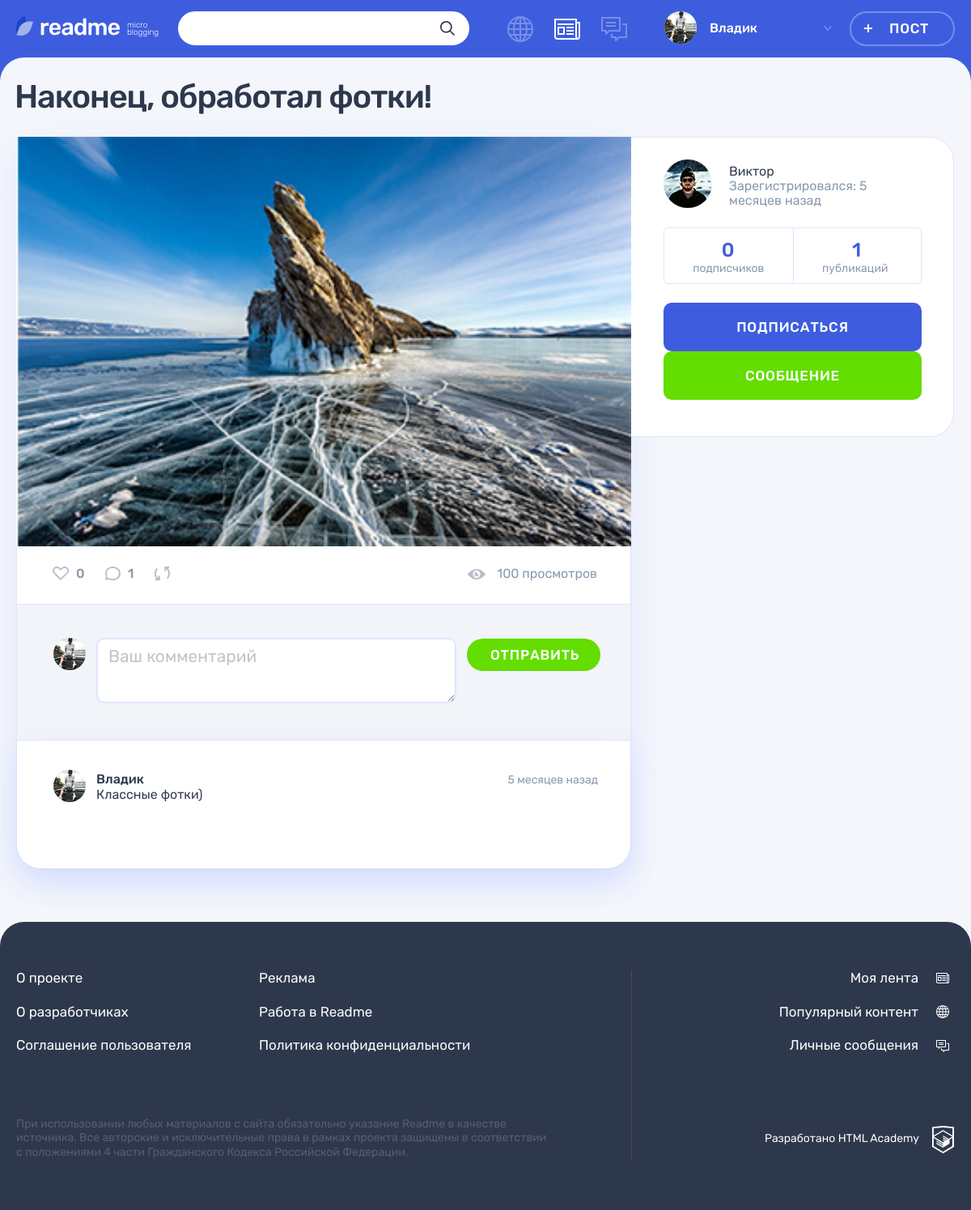
/post.php?id=3 (signed in), run on the app's committed database.
### tables this page shows
CREATE TABLE comments
(
    id           INT AUTO_INCREMENT PRIMARY KEY,
    creationDate TIMESTAMP DEFAULT CURRENT_TIMESTAMP,
    content      VARCHAR(255),
    authorId     INT NOT NULL,
    postId       INT NOT NULL,
    FOREIGN KEY (postId) REFERENCES posts (id),
    FOREIGN KEY (authorId) REFERENCES users (id)
);

CREATE TABLE users
(
    id               INT AUTO_INCREMENT PRIMARY KEY,
    registrationDate TIMESTAMP DEFAULT CURRENT_TIMESTAMP,
    email            VARCHAR(128) NOT NULL UNIQUE,
    login            VARCHAR(128) UNIQUE,
    password         CHAR(64)     NOT NULL,
    avatar           VARCHAR(255)
);

CREATE TABLE posts
(
    id           INT AUTO_INCREMENT PRIMARY KEY,
    creationDate TIMESTAMP DEFAULT CURRENT_TIMESTAMP,
    title        VARCHAR(128),
    content      VARCHAR(255),
    typeID       INT NOT NULL,
    authorId     INT NOT NULL,
    image        VARCHAR(255),
    video        VARCHAR(255),
    link         VARCHAR(255),
    views        INT,
    author       VARCHAR(128),
    repostCount  VARCHAR(128),
    FOREIGN KEY (authorId) REFERENCES users (id),
    FOREIGN KEY (typeId) REFERENCES content_type (id)
);

### helpers.php (called while the page is built, shortened)
<?php
function get_noun_plural_form(int $number, string $one, string $two, string $many): string
{
    $number = (int)$number;
    $mod10 = $number % 10;
    $mod100 = $number % 100;
    switch (true) {
        default:
            return $many;
    }
}
function include_template($name, array $data = [])
{
    $name = 'templates/'.$name;
    extract($data);
    require $name;
    $result = ob_get_clean();
    return $result;
}
function generate_random_date($index)
{
    $deltas = [['minutes' => 59], ['hours' => 23], ['days' => 6], ['weeks' => 4], ['months' => 11]];
    $dcnt = count($deltas);
    $delta = $deltas[$index];
    $timeval = rand(1, current($delta));
    $timename = key($delta);
    $ts = strtotime("$timeval $timename ago");
    $dt = date('Y-m-d H:i:s', $ts);
    return $dt;
}

### functions.php (called while the page is built, shortened)
<?php
function DateFormat($index, $data = '')
{
    $RandomDate = date_create(generate_random_date($index));
    if (! empty($data)) {
        $RandomDate = new DateTime($data);
    }
    $current_time = new DateTime();
    $date = $current_time->diff($RandomDate);
    if ($date->format('%y') >= 1) {
        return $RandomDate->format("d-M-Y");
    } elseif (1.25 <= ((int)$date->format('%m')) + ($date->format('%d')) / 31) {
        return seePlural($date->format('%m'), 'месяц', 'месяца', 'месяцев');
    } elseif ((1 <= $date->format('%d'))) {
        return seePlural($date->format('%d'), 'день', 'дня', 'дней');
    } elseif (1 <= $date->format('%h')) {
        return seePlural($date->format('%h'), 'час', 'часа', 'часов');
    } else {
        return seePlural($date->format('%i'), 'минута', 'минуты', 'минут');
    }
}
function seePlural($str, $one, $two, $many, $ending = ' назад')
{
    return $str.' '.get_noun_plural_form($str, $one, $two, $many).$ending;
}
function SqlRequest($reques, $from, $where, $con, $id = '', $as = '', $join = "")
{
    $sql = sprintf("SELECT  %s %s  from %s %s WHERE %s %s", $reques, $as, $from, $join, $where, $id);
    $result = mysqli_query($con, $sql);
    $data = mysqli_fetch_all($result, MYSQLI_ASSOC);
    return $data;
}

### templates/widgets/postCreateUser.php (the view, shortened to what this page needs)
<div class="post-details__user user">
    <div class="post-details__user-info user__info">
        <div class="post-details__avatar user__avatar">
            <a class="post-details__name user__name" href="#">
                <a class="post-details__avatar-link user__avatar-link" href="../profileControl.php?UserId=<?= $postAuthor['authorId']?>" >
                    <img class="post-details__picture user__picture"
                         src="../img/<?= strip_tags($postAuthor['avatar']) ?>" alt="Аватар пользователя">
                </a>
        </div>
         <div class="post-details__name-wrapper user__name-wrapper">
            <span><?= strip_tags($postAuthor['login']) ?> </span>
            <br>
            <time class="post-details__time user__time" datetime="2014-03-20">Зарегистрировался: <?= DateFormat(0, $postAuthor['registrationDate']) ?></time>
        </div>
    </div>
    <div class="post-details__rating user__rating">
        <p class="post-details__rating-item user__rating-item user__rating-item--subscribers">
            <span class="post-details__rating-amount user__rating-amount"><?= strip_tags($subscribersCount) ?></span>
            <span class="post-details__rating-text user__rating-text">подписчиков</span>
        </p>
        <p class="post-details__rating-item user__rating-item user__rating-item--publications">
            <span class="post-details__rating-amount user__rating-amount"><?= strip_tags($postsCount) ?></span>
            <span class="post-details__rating-text user__rating-text">публикаций</span>
        </p>
    </div>
    <?php if (intval($postAuthor['authorId']) !==  intval($sessionId)) { ?>
        <div class="post-details__user-buttons user__buttons">
            <form action="../post.php?id=<?= intval($id) ?>"
                  method="post">
                <button class="profile__user-button user__button user__button--subscription button button--main"
                        style="width: 100%;"
                        type="submit"><?= $isSubscribed ? "Подписаться" : "Отписаться" ?></button>
            </form>
            <a class="user__button user__button--writing button button--green"
               href="messages.php?newMessage=<?= $postAuthor['authorId'] ?>&id=<?= $postAuthor['authorId'] ?>">Сообщение</a>
        </div>
    <?php } ?>
</div>

### templates/widgets/comments.php
<div class="comments__list-wrapper">
    <ul class="comments__list">
        <?php foreach ($comments as $inf) : ?>
            <li class="comments__item user">
                <div class="comments__avatar">
                    <a class="user__avatar-link" href="#">
                        <img class="comments__picture" src="../img/<?= strip_tags($inf['avatar']) ?>"
                             alt="Аватар пользователя">
                    </a>
                </div>
                <div class="comments__info">
                    <div class="comments__name-wrapper">
                        <a class="comments__user-name" href="#">
                            <span><?= strip_tags($inf['login']) ?></span>
                        </a>
                        <time class="comments__time" datetime="2019-03-20"><?= DateFormat(0, $inf['creationDate']) ?></time>
                    </div>
                    <p class="comments__text">
                        <?= strip_tags($inf['content']) ?>
                    </p>
                </div>
            </li>
        <?php endforeach; ?>
    </ul>
</div>

### templates/postPhoto.php (shortened to what this page needs)
<main class="page__main page__main--publication">
    <div class="container">
        <h1 class="page__title page__title--publication"><?= strip_tags($post['title']); ?></h1>
        <section class="post-details">
            <div class="post-details__wrapper post-photo">
                <div class="post-details__main-block post post--details">
                    <div class="post-details__image-wrapper post-photo__image-wrapper">
                        <img src="../img/<?= strip_tags($post['content']) ?>" alt="Фото от пользователя" width="760"
                             height="507">
                    </div>
                    <div class="post__indicators">
                        <?= $post[0]['likesRepostsComments']; ?>
                    </div>
                    <div class="comments">
                        <?php echo $post[0]['commentForm'],$post[0]['comments']; ?>
                    </div>
                </div>
                <?= $post[0]['postCreator']; ?>
            </div>
        </section>
    </div>
</main>

### templates/layout.php (shortened to what this page needs)
<!DOCTYPE html>
<html lang="ru">
<head>
    <link rel="stylesheet" href="css/main.css">
</head>
<body class="page">
<header class="header">
    <div class="header__wrapper container">
        <div class="header__logo-wrapper">
            <a class="header__logo-link" href="../">
                <img class="header__logo" src="img/logo.svg" alt="Логотип readme" width="128" height="24">
            </a>
            <p class="header__topic">
                micro blogging
            </p>
        </div>
        <form class="header__search-form form" action="../search.php" method="get">
            <div class="header__search">
                <input class="header__search-input form__input" name="request" type="search">
                <button class="header__search-button button" type="submit">
                    <svg class="header__search-icon" width="18" height="18">
                        <use xlink:href="#icon-search"></use>
                    </svg>
                </button>
            </div>
        </form>
        <div class="header__nav-wrapper">
            <nav class="header__nav">
                <ul class="header__my-nav">
                    <li class="header__my-page header__my-page--popular">
                        <a class="header__page-link <?= $tab === 'popular' ? 'header__page-link--active' : '' ?>"
                           href="../popular.php?tab=popular"
                           title="Популярный контент">
                        </a>
                    </li>
                    <li class="header__my-page header__my-page--feed">
                        <a class="header__page-link <?= ($tab === 'feed' || $tab === '') ? 'header__page-link--active' : '' ?>"
                           href="/index.php?tab=feed" title="Моя лента">
                        </a>
                    </li>
                    <li class="header__my-page header__my-page--messages">
                        <a class="header__page-link <?= $tab === 'message' ? 'header__page-link--active' : '' ?> "
                           href="../messages.php?tab=message" title="Личные сообщения">
                        </a>
                    </li>
                </ul>
                <?php
                if (! isset($_SESSION)) { ?>
                    <li class="header__authorization">
                        <a class="header__user-button header__authorization-button button"
                           href="../index.php">Вход</a>
                    </li>
                    <li>
                        <a class="header__user-button header__user-button--active header__register-button button">Регистрация</a>
                    </li>
                <?php } else { ?>
                    <ul class="header__user-nav">
                        <li class="header__profile">
                            <a class="header__profile-link" href="#">
                                <div class="header__avatar-wrapper">
                                    <img class="header__profile-avatar" src="<?= strip_tags($avatar) ?>"
                                         alt="Аватар профиля">
                                </div>
                                <div class="header__profile-name">
                                            <span>
                                            <?= strip_tags($userName); ?>
                                            </span>
                                    <svg class="header__link-arrow" width="10" height="6">
                                        <use xlink:href="#icon-arrow-right-ad"></use>
                                    </svg>
                                </div>
                            </a>
                        </li>
                        <li>
                            <a class="header__post-button button button--transparent" href="add.php">Пост</a>
                        </li>
                    </ul>
                <?php } ?>
            </nav>
        </div>
    </div>
</header>
<?= $content; ?>
<footer class="footer">
    <div class="footer__wrapper">
        <div class="footer__container container">
            <div class="footer__site-info">
                <div class="footer__site-nav">
                    <ul class="footer__info-pages">
                        <li class="footer__info-page">
                            <a class="footer__page-link" href="#">О проекте</a>
                        </li>
                        <li class="footer__info-page">
                            <a class="footer__page-link" href="#">Реклама</a>
                        </li>
                        <li class="footer__info-page">
                            <a class="footer__page-link" href="#">О разработчиках</a>
                        </li>
                        <li class="footer__info-page">
                            <a class="footer__page-link" href="#">Работа в Readme</a>
                        </li>
                        <li class="footer__info-page">
                            <a class="footer__page-link" href="#">Соглашение пользователя</a>
                        </li>
                        <li class="footer__info-page">
                            <a class="footer__page-link" href="#">Политика конфиденциальности</a>
                        </li>
                    </ul>
                </div>
                <p class="footer__license">
                    При использовании любых материалов с сайта обязательно указание Readme в качестве источника. Все
                    авторские и исключительные права в рамках проекта защищены в соответствии с положениями 4 части
                    Гражданского Кодекса Российской Федерации.
                </p>
            </div>
            <div class="footer__my-info">
                <ul class="footer__my-pages">
                    <li class="footer__my-page footer__my-page--feed">
                        <a class="footer__page-link" href="../index.php">Моя лента</a>
                    </li>
                    <li class="footer__my-page footer__my-page--popular">
                        <a class="footer__page-link" href="../popular.php">Популярный контент</a>
                    </li>
                    <li class="footer__my-page footer__my-page--messages">
                        <a class="footer__page-link" href="../messages.php">Личные сообщения</a>
                    </li>
                </ul>
                <div class="footer__copyright">
                    <a class="footer__copyright-link" href="#">
                        <span>Разработано HTML Academy</span>
                        <svg class="footer__copyright-logo" width="27" height="34">
                            <use xlink:href="#icon-htmlacademy"></use>
                        </svg>
                    </a>
                </div>
            </div>
        </div>
    </div>
</footer>
</body>
</html>

### data on the page
comments: authorId.login "Владик", authorId.avatar (picture), creationDate "5 месяцев назад", content "Классные фотки)"
posts: title "Наконец, обработал фотки!", content (picture), authorId.avatar (picture), authorId.login "Виктор", authorId.registrationDate "5 месяцев назад"

### other printed values
strip_tags($like) "0"
strip_tags($comment) "1"
strip_tags($view) "100"
strip_tags($subscribersCount) "0"
strip_tags($postsCount) "1"
